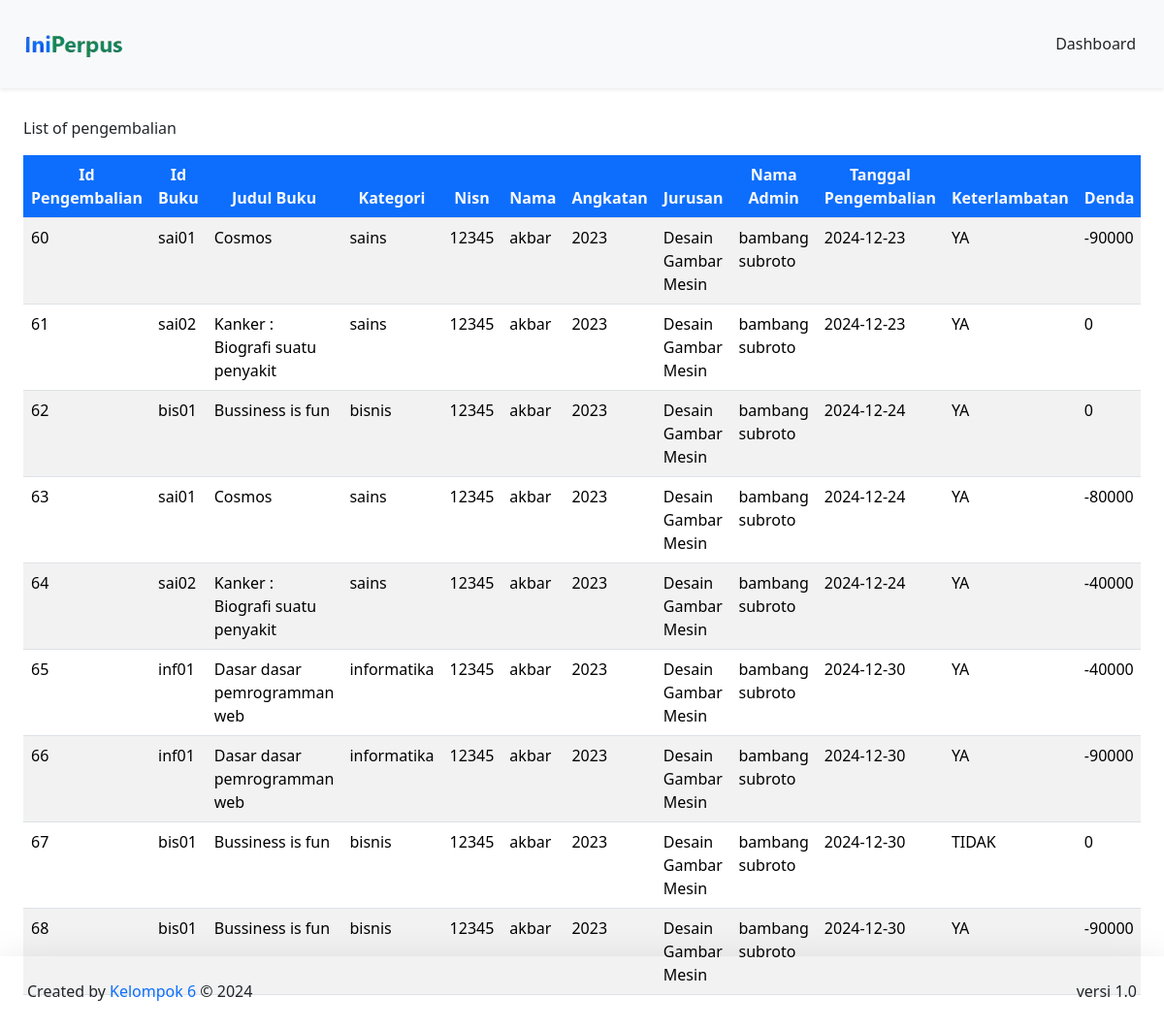
/DashboardAdmin/pengembalian/pengembalianBuku.php, run on the app's committed database.
### tables this page shows
CREATE TABLE `pengembalian` (
  `id_pengembalian` int(11) NOT NULL,
  `id_peminjaman` int(11) NOT NULL,
  `id_buku` varchar(20) NOT NULL,
  `nisn` int(11) NOT NULL,
  `id_admin` int(11) NOT NULL,
  `buku_kembali` date NOT NULL,
  `keterlambatan` enum('YA','TIDAK') NOT NULL,
  `denda` int(15) NOT NULL
);

CREATE TABLE `buku` (
  `cover` varchar(255) NOT NULL,
  `id_buku` varchar(20) NOT NULL,
  `id_kategori` int(11) NOT NULL,
  `judul` varchar(255) NOT NULL,
  `pengarang` varchar(255) NOT NULL,
  `penerbit` varchar(255) NOT NULL,
  `tahun_terbit` date NOT NULL,
  `jumlah_halaman` int(11) NOT NULL,
  `buku_deskripsi` text NOT NULL
);

CREATE TABLE `kategori_buku` (
  `id_kategori` int(11) NOT NULL,
  `nama_kategori` varchar(255) NOT NULL
);

CREATE TABLE `member` (
  `nisn` int(11) NOT NULL,
  `nama` varchar(255) NOT NULL,
  `password` varchar(255) NOT NULL,
  `jenis_kelamin` varchar(20) NOT NULL,
  `angkatan` varchar(5) NOT NULL,
  `jurusan` varchar(50) NOT NULL,
  `no_tlp` varchar(15) NOT NULL,
  `tgl_pendaftaran` date NOT NULL
);

### config/config.php (called while the page is built, shortened)
<?php
$host = "127.0.0.1";
$username = "root";
$password = "";
$database_name = "perpustakaan12";
$connection = mysqli_connect($host, $username, $password, $database_name);
function queryReadData($dataKategori) {
  global $connection;
  $result = mysqli_query($connection, $dataKategori);
  $items = [];
  while($item = mysqli_fetch_assoc($result)) {
    $items[] = $item;
  }
  return $items;
}
?>

### DashboardAdmin/pengembalian/pengembalianBuku.php (the view, shortened to what this page needs)
<?php
require "../../config/config.php";
$dataPeminjam = queryReadData("SELECT pengembalian.id_pengembalian, pengembalian.id_buku, buku.judul, kategori_buku.nama_kategori AS kategori, pengembalian.nisn, member.nama, member.angkatan, member.jurusan, admin.nama_admin, pengembalian.buku_kembali, pengembalian.keterlambatan, pengembalian.denda
FROM pengembalian
INNER JOIN buku ON pengembalian.id_buku = buku.id_buku
INNER JOIN kategori_buku ON buku.id_kategori = kategori_buku.id_kategori
INNER JOIN member ON pengembalian.nisn = member.nisn
INNER JOIN admin ON pengembalian.id_admin = admin.id")
?>
<!DOCTYPE html>
<html lang="en">
  <head>
    <link href="https://cdn.jsdelivr.net/npm/bootstrap@5.3.2/dist/css/bootstrap.min.css" rel="stylesheet">
  </head>
  <body>
    <nav class="navbar fixed-top bg-body-tertiary shadow-sm">
      <div class="container-fluid p-3">
        <a class="navbar-brand" href="#">
          <img src="../../assets/logoNav.png" alt="logo" width="120px">
        </a>
        <a class="btn btn-tertiary" href="../dashboardAdmin.php">Dashboard</a>
      </div>
    </nav>
    <div class="p-4 mt-5">
      <div class="mt-5">
    <caption>List of pengembalian</caption>
      <div class="table-responsive mt-3">
    <table class="table table-striped table-hover">
     <thead class="text-center">
      <tr>
        <th class="bg-primary text-light">Id Pengembalian</th>
        <th class="bg-primary text-light">Id Buku</th>
        <th class="bg-primary text-light">Judul Buku</th>
        <th class="bg-primary text-light">Kategori</th>
        <th class="bg-primary text-light">Nisn</th>
        <th class="bg-primary text-light">Nama</th>
        <th class="bg-primary text-light">Angkatan</th>
        <th class="bg-primary text-light">Jurusan</th>
        <th class="bg-primary text-light">Nama Admin</th>
        <th class="bg-primary text-light">Tanggal Pengembalian</th>
        <th class="bg-primary text-light">Keterlambatan</th>
        <th class="bg-primary text-light">Denda</th>
      </tr>
    </thead>
        <?php foreach ($dataPeminjam as $item) : ?>
      <tr>
        <td><?= $item["id_pengembalian"]; ?></td>
        <td><?= $item["id_buku"]; ?></td>
        <td><?= $item["judul"]; ?></td>
        <td><?= $item["kategori"]; ?></td>
        <td><?= $item["nisn"]; ?></td>
        <td><?= $item["nama"]; ?></td>
        <td><?= $item["angkatan"]; ?></td>
        <td><?= $item["jurusan"]; ?></td>
        <td><?= $item["nama_admin"]; ?></td>
        <td><?= $item["buku_kembali"]; ?></td>
        <td><?= $item["keterlambatan"]; ?></td>
        <td><?= $item["denda"]; ?></td>
      </tr>
        <?php endforeach; ?>
    </table>
  </div>
 </div>
</div>
  <footer class="fixed-bottom shadow-lg bg-subtle p-3">
      <div class="container-fluid d-flex justify-content-between">
      <p class="mt-2">Created by <span class="text-primary"> Kelompok 6</span> © 2024</p>
      <p class="mt-2">versi 1.0</p>
      </div>
    </footer>
  </body>
</html>

### data on the page
pengembalian: id_pengembalian "60", id_buku "sai01", id_buku.judul "Cosmos", kategori_buku.nama_kategori "sains", nisn "12345", nisn.nama "akbar", nisn.angkatan "2023", nisn.jurusan "Desain Gambar Mesin", id_admin.nama_admin "bambang subroto", buku_kembali "2024-12-23", keterlambatan "YA", denda "-90000"
pengembalian: id_pengembalian "61", id_buku "sai02", id_buku.judul "Kanker : Biografi suatu penyakit", kategori_buku.nama_kategori "sains", nisn "12345", nisn.nama "akbar", nisn.angkatan "2023", nisn.jurusan "Desain Gambar Mesin", id_admin.nama_admin "bambang subroto", buku_kembali "2024-12-23", keterlambatan "YA", denda "0"
pengembalian: id_pengembalian "62", id_buku "bis01", id_buku.judul "Bussiness is fun", kategori_buku.nama_kategori "bisnis", nisn "12345", nisn.nama "akbar", nisn.angkatan "2023", nisn.jurusan "Desain Gambar Mesin", id_admin.nama_admin "bambang subroto", buku_kembali "2024-12-24", keterlambatan "YA", denda "0"
pengembalian: id_pengembalian "63", id_buku "sai01", id_buku.judul "Cosmos", kategori_buku.nama_kategori "sains", nisn "12345", nisn.nama "akbar", nisn.angkatan "2023", nisn.jurusan "Desain Gambar Mesin", id_admin.nama_admin "bambang subroto", buku_kembali "2024-12-24", keterlambatan "YA", denda "-80000"
pengembalian: id_pengembalian "64", id_buku "sai02", id_buku.judul "Kanker : Biografi suatu penyakit", kategori_buku.nama_kategori "sains", nisn "12345", nisn.nama "akbar", nisn.angkatan "2023", nisn.jurusan "Desain Gambar Mesin", id_admin.nama_admin "bambang subroto", buku_kembali "2024-12-24", keterlambatan "YA", denda "-40000"
pengembalian: id_pengembalian "65", id_buku "inf01", id_buku.judul "Dasar dasar pemrogramman web", kategori_buku.nama_kategori "informatika", nisn "12345", nisn.nama "akbar", nisn.angkatan "2023", nisn.jurusan "Desain Gambar Mesin", id_admin.nama_admin "bambang subroto", buku_kembali "2024-12-30", keterlambatan "YA", denda "-40000"
pengembalian: id_pengembalian "66", id_buku "inf01", id_buku.judul "Dasar dasar pemrogramman web", kategori_buku.nama_kategori "informatika", nisn "12345", nisn.nama "akbar", nisn.angkatan "2023", nisn.jurusan "Desain Gambar Mesin", id_admin.nama_admin "bambang subroto", buku_kembali "2024-12-30", keterlambatan "YA", denda "-90000"
pengembalian: id_pengembalian "67", id_buku "bis01", id_buku.judul "Bussiness is fun", kategori_buku.nama_kategori "bisnis", nisn "12345", nisn.nama "akbar", nisn.angkatan "2023", nisn.jurusan "Desain Gambar Mesin", id_admin.nama_admin "bambang subroto", buku_kembali "2024-12-30", keterlambatan "TIDAK", denda "0"
pengembalian: id_pengembalian "68", id_buku "bis01", id_buku.judul "Bussiness is fun", kategori_buku.nama_kategori "bisnis", nisn "12345", nisn.nama "akbar", nisn.angkatan "2023", nisn.jurusan "Desain Gambar Mesin", id_admin.nama_admin "bambang subroto", buku_kembali "2024-12-30", keterlambatan "YA", denda "-90000"
